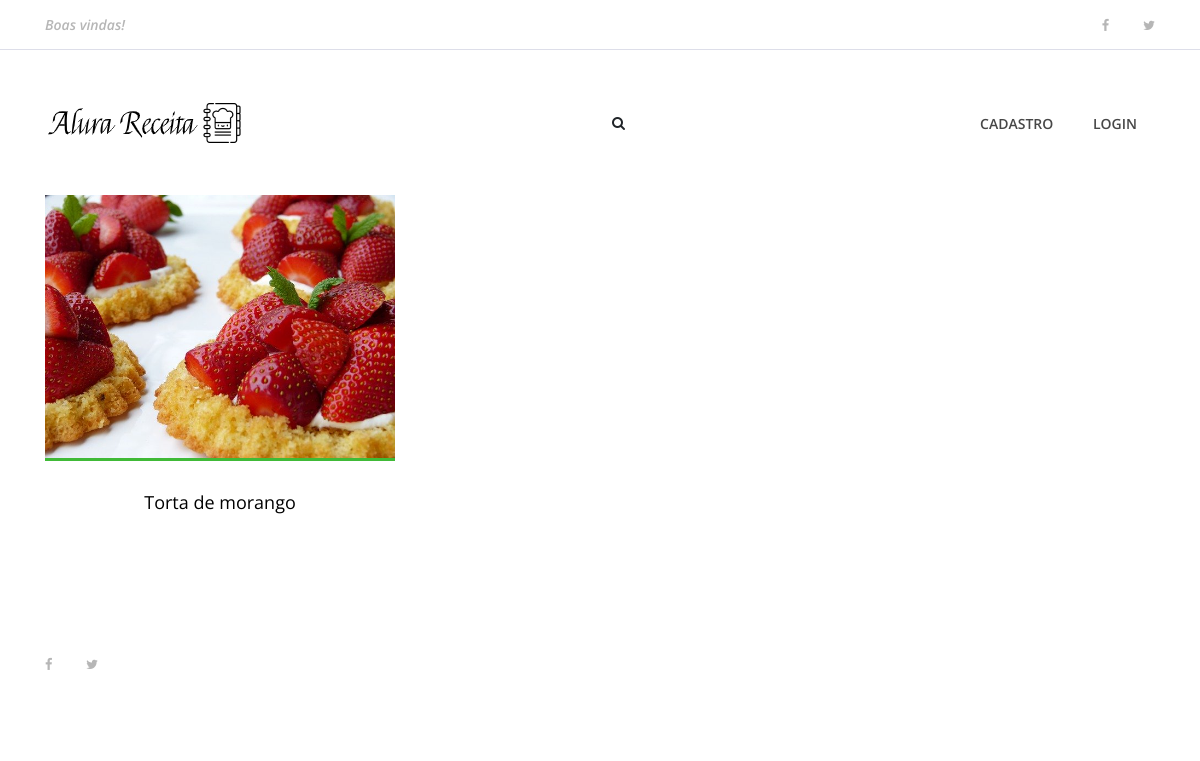
The app's page /, older data.
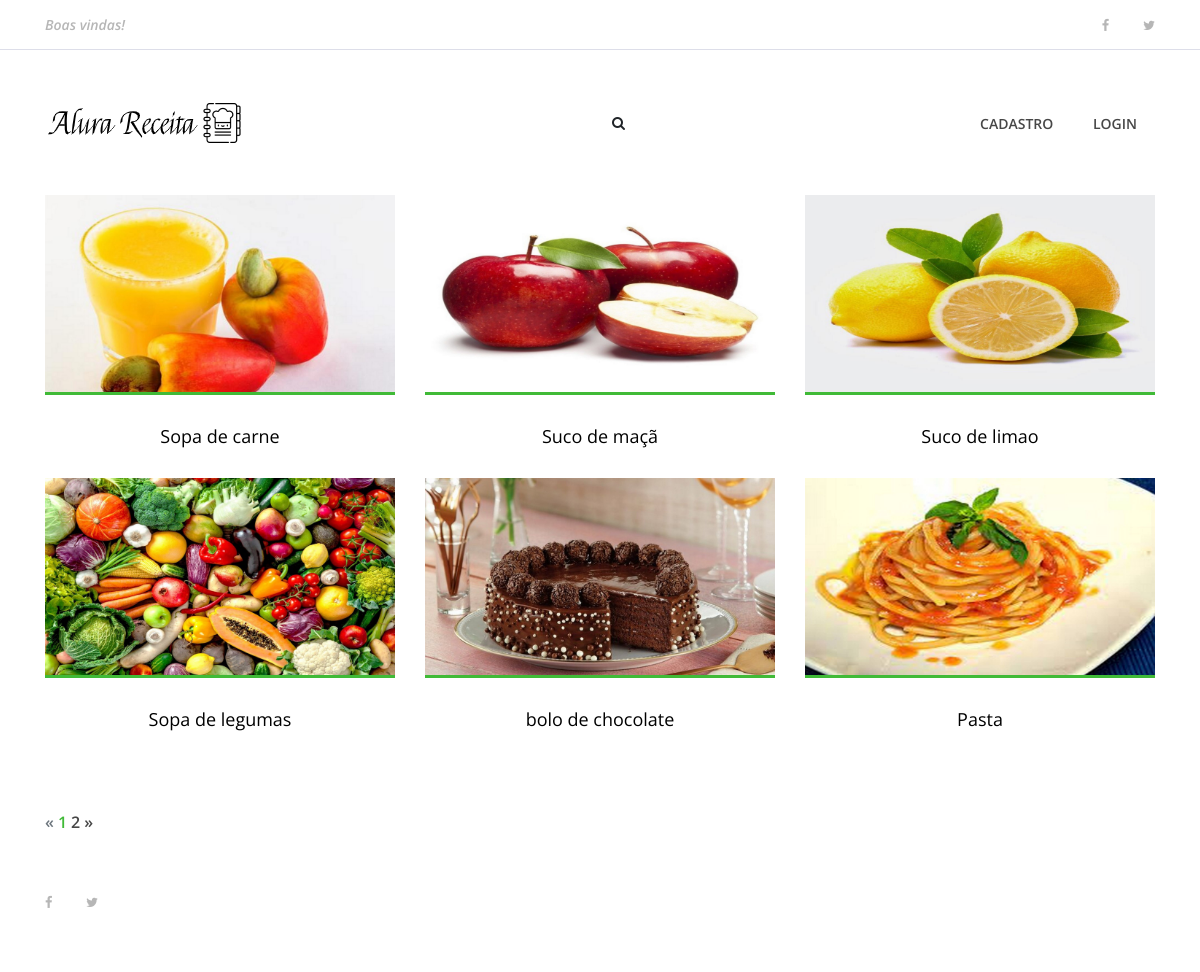
The same page, newer data.
### AlexReceitas/apps/Receitas/models.py (models this page shows, shortened)
class Receita(models.Model):
    pessoa=models.ForeignKey(User, on_delete=models.CASCADE)
    nome_receita=models.CharField(max_length=200)
    ingredientes=models.TextField(default='')
    modo_preparo= models.TextField(default='')
    tempo_preparo=models.IntegerField(default=0)
    rendimento=models.CharField(max_length=100)
    categoria=models.CharField(max_length=100)
    date_receita=models.DateTimeField(default=datetime.now, blank=True)
    foto_receita=models.ImageField(upload_to='fotos/%d/%m/%Y',blank=True, null=True, default='0')
    publicada=models.BooleanField(default=False )

### AlexReceitas/apps/Receitas/views/receita.py (the view)
# urls.py: path('', index, name='index'),
def index(request):
    receitas=Receita.objects.order_by( '-date_receita').filter(publicada=True)
    paginator=Paginator(receitas, 6)
    page=request.GET.get('page')
    receitas_por_pagina=paginator.get_page(page)
    dados={
        'receitas':receitas_por_pagina
    }
    return render(request, 'receitas/index.html', dados)

### Templates/receitas/index.html (shortened to what this page needs)
{% extends 'base.html' %}
{% load static %}
{% block content %}
<body>
{% include 'partials/_menu.html' %}
    <section class="best-receipe-area">
        <div class="container">
            <div class="row">
                {% if receitas %}
                {% for receita in receitas %}
                <div class="col-12 col-sm-6 col-lg-4">
                    <div class="single-best-receipe-area mb-30">
                        {% if receita.foto_receita == '0'%}
                            <img src="{% static 'img/bg-img/foto_receita.png'%}" alt="">
                        {% else %}
                            <img src="{{receita.foto_receita.url}}" alt="">
                        {% endif %}
                            <div class="receipe-content">
                            <a href="{% url 'receita' receita.id %}">
                                <h5>{{receita.nome_receita}}</h5>
                            </a>
                        </div>
                    </div>
                </div>
                {% endfor %}
                {% endif %}
            </div>
        </div>
    </section>
    <section class="top-catagory-area section-padding-20-0">
        <div class="container">
            {% if receitas.has_other_pages %}
            <ul class="pagination">
                {% if receitas.has_previous %}
                <li class="page-item">
                    <a href="?page = {{receitas.previous_page_number}}" class="page-link">&laquo;</a>
                </li>
                {% else %}
                <li class="page-item disabled">
                    <a class="page-link">&laquo;</a>
                </li>
                {% endif %}
                {% for pagina in receitas.paginator.page_range %}
                {% if receitas.number == pagina %}
                <li class="page-item active">
                    <a class="page-link">{{pagina}}</a>
                </li>
                {% else %}
                <li class="page-item">
                    <a href="?page={{pagina}}" class="page-link">{{pagina}}</a>
                </li>
                {% endif %}
                {% endfor %}
                {% if receitas.has_next %}
                <li class="page-item">
                    <a href="?page={{receitas.next_page_number  }}" class="page-link">&raquo;</a>
                </li>
                {% else %}
                <li class="page-item disabled">
                    <a class="page-link">&raquo;</a>
                </li>
                {% endif %}
            </ul>
            {% endif %}
        </div>
    </section>
    {% include 'partials/_footer.html' %}
{% endblock %}

Row changes from the older to the newer data that the page shows:
no longer on this page (row edited): Receita: foto_receita (picture), nome_receita "Torta de morango"
added Receita: foto_receita (picture), nome_receita "Sopa de carne"
added Receita: foto_receita (picture), nome_receita "Suco de maçã"
added Receita: foto_receita (picture), nome_receita "Suco de limao"
added Receita: foto_receita (picture), nome_receita "Sopa de legumas"
added Receita: foto_receita (picture), nome_receita "bolo de chocolate"
now on this page (row edited): Receita: foto_receita (picture), nome_receita "Pasta"
Text that changed along with them:
new list line: "1"
new list line: "2"
